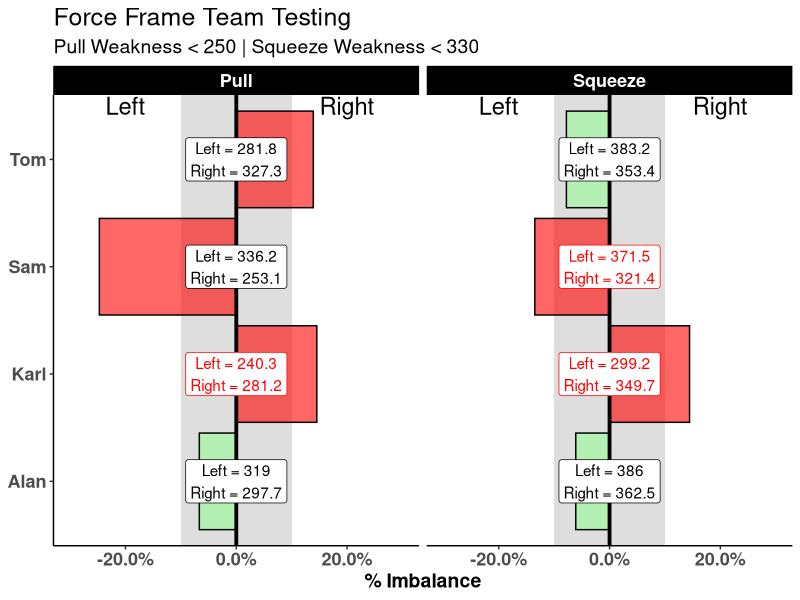

Write the R code that produced this figure.

### Vald Force Frame Visual
library(tidyverse)

theme_set(theme_classic() +
          theme(strip.background = element_rect(fill = "black"),
                strip.text = element_text(size = 13, face = "bold", color = "white"),
                axis.text = element_text(size = 13, face = "bold"),
                axis.title.x = element_text(size = 14, face = "bold"),
                plot.title = element_text(size = 18),
                plot.subtitle = element_text(size = 14),
                legend.position = "none"))

set.seed(678)
dat <- tibble(
  player = rep(c("Tom", "Alan", "Karl", "Sam"), each = 2),
  test = rep(c("Pull", "Squeeze"), times = 4)
  ) %>%
  mutate(l_force = ifelse(test == "Pull", rnorm(n = nrow(.), mean = 305, sd = 30),
                          rnorm(n = nrow(.), mean = 360, sd = 30)),
         r_force = ifelse(test == "Pull", rnorm(n = nrow(.), mean = 305, sd = 30),
                          rnorm(n = nrow(.), mean = 360, sd = 30)),
         pct_imbalance = ifelse(l_force > r_force, ((l_force - r_force) / l_force) * -1,
                            (r_force - l_force) / r_force))

dat %>%
  mutate(left = paste("Left =", round(l_force, 1), sep = " "),
         right = paste("Right =", round(r_force, 1), sep = " "),
         l_r = paste(left, right, sep = "\n"),
         asym_flag = ifelse(abs(pct_imbalance) > 0.1, "flag", "no flag"),
         weakness_flag = ifelse((test == "Pull" & (l_force < 250 | r_force < 250)) |
                                 (test == "Squeeze" & (l_force < 330 | r_force < 330)), "flag", "no flag")) %>%
  ggplot(aes(x = pct_imbalance, y = player)) +
  geom_rect(aes(xmin = -0.1, xmax = 0.1),
            ymin = 0,
            ymax = Inf,
            fill = "light grey",
            alpha = 0.3) +
  geom_col(aes(fill = asym_flag),
           alpha = 0.6,
           color = "black") +
  geom_vline(xintercept = 0, 
             size = 1.3) +
  annotate(geom = "text",
           x = -0.2, 
           y = 4.5,
           size = 6,
           label = "Left") +
  annotate(geom = "text",
           x = 0.2, 
           y = 4.5,
           size = 6,
           label = "Right") +
  geom_label(aes(x = 0, y = player, label = l_r, color = weakness_flag)) +
  scale_color_manual(values = c("flag" = "red", "no flag" = "black")) +
  scale_fill_manual(values = c("flag" = "red", "no flag" = "palegreen")) +
  labs(x = "% Imbalance",
       y = NULL,
       title = "Force Frame Team Testing",
       subtitle = "Pull Weakness < 250 | Squeeze Weakness < 330") +
  facet_grid(~test) +
  scale_x_continuous(labels = scales::percent_format(accuracy = 0.1),
                     limits = c(-0.3, 0.3))

